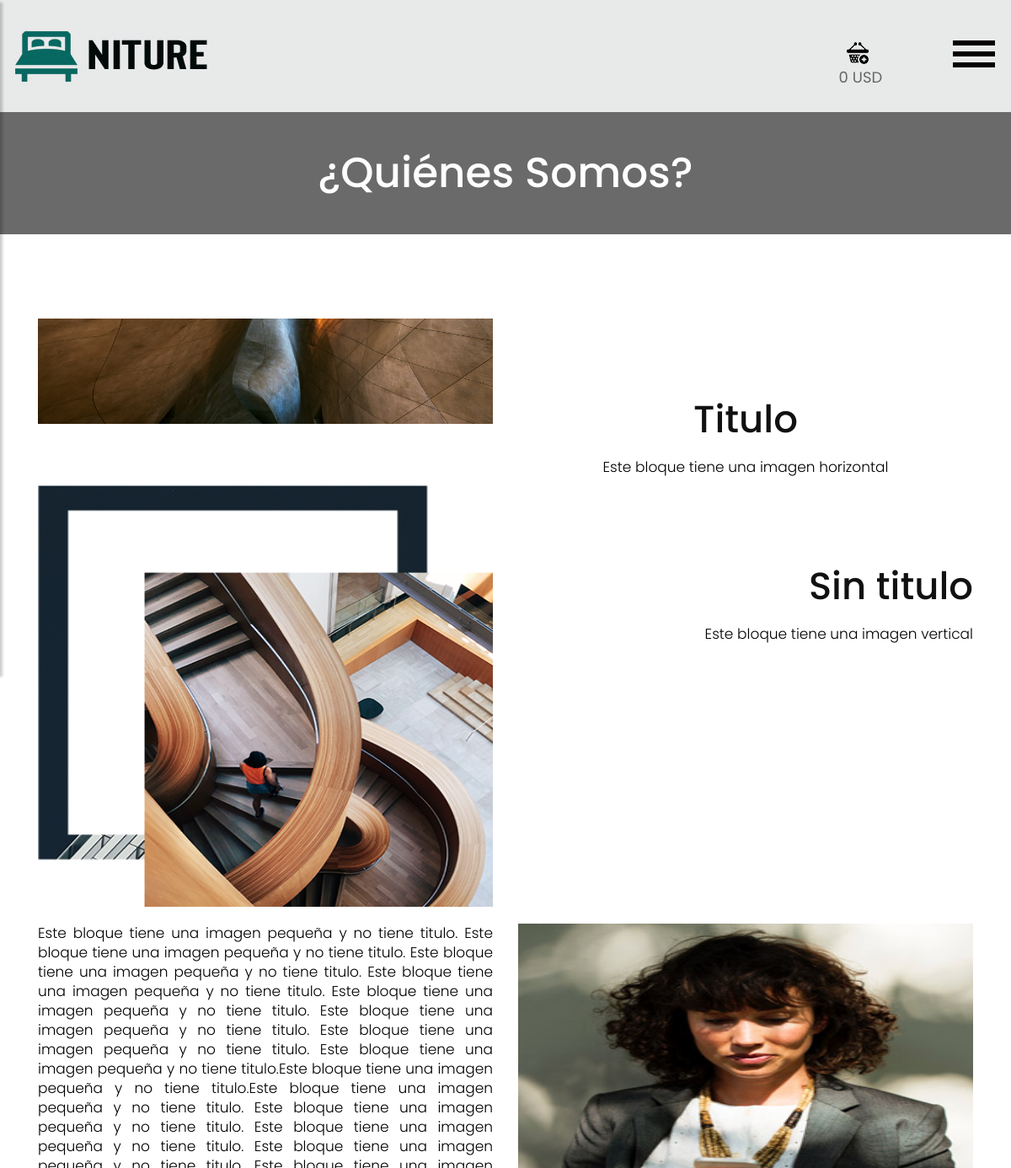
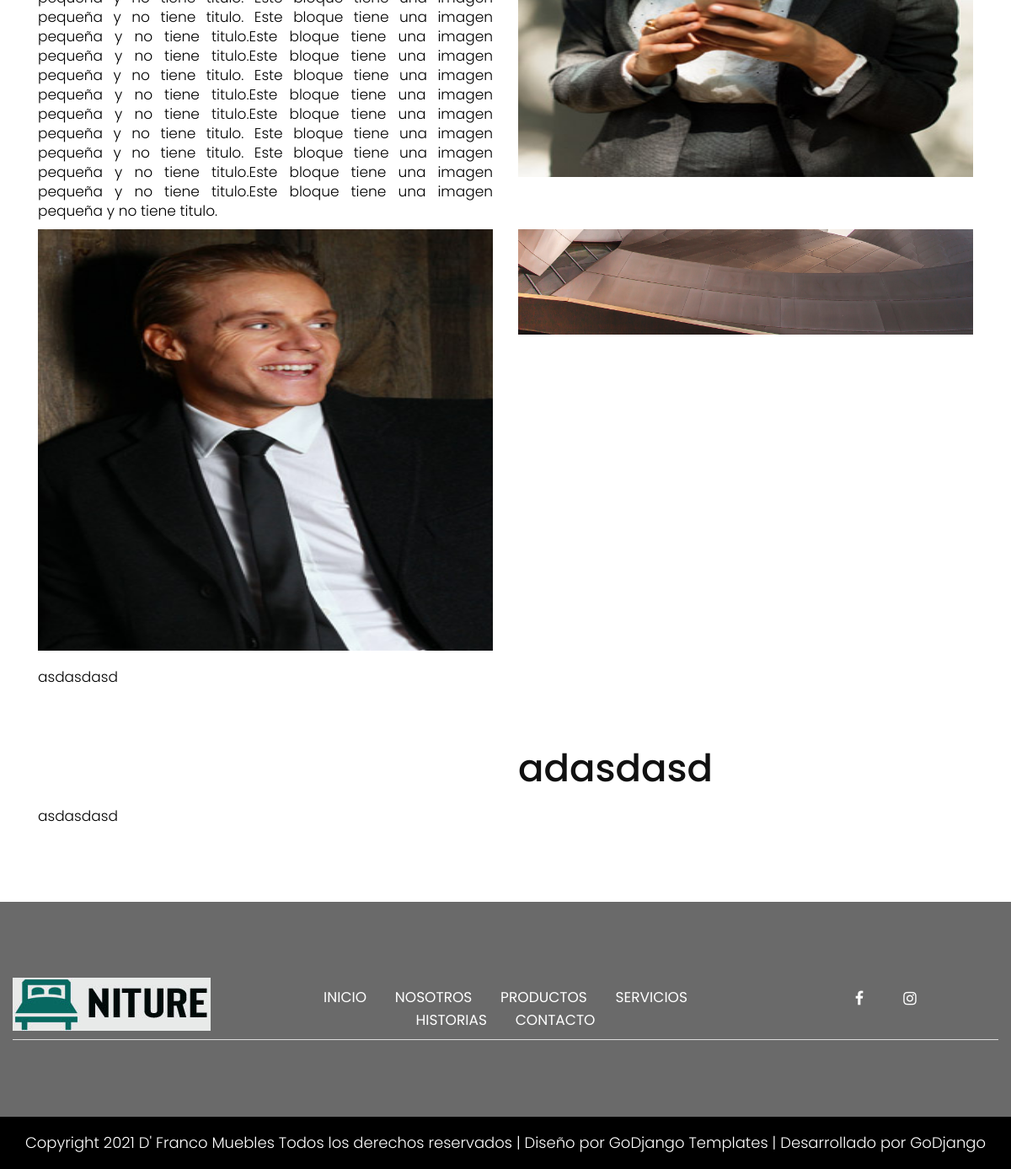
Screenshot of /nosotros/ with the database file from the repository (2 pictures, top to bottom).
### principal/models.py (models this page shows, shortened)
class Configuracion(models.Model):
    nombre = models.CharField(max_length=255, verbose_name='Nombre del negocio')
    logo = models.ImageField(upload_to='cfg/')
    paypal = models.CharField(max_length=255, default='ARPyFdnp1H1PssVANyVuDHoRWm7MA3jwMROIjX.R.Wt43uCIYZ17LIpr')
    moneda = models.CharField(max_length=255, verbose_name='Moneda que se utilizará en la plataforma')
    porciento = models.FloatField(default=0, verbose_name='Porcentaje de comisión', help_text='Porciento extra que se le agrega al precio de cada producto')
    desc = models.TextField(verbose_name='Breve descripción de la empresa')
    color = ColorField(default='#FF0000')
    color2 = ColorField(default='#FF0000')
    instagram = models.CharField(max_length=255, verbose_name='Enlace a Instagram', help_text='Opcional', blank=True)
    facebook = models.CharField(max_length=255, verbose_name='Enlace a Facebook', help_text='Opcional', blank=True)
    telegram = models.CharField(max_length=255, verbose_name='Contacto de Telegram', help_text='Opcional', blank=True)
    whatsapp = models.CharField(max_length=255, verbose_name='Contacto de WhatsApp', help_text='Opcional', blank=True)
    class Meta:
        verbose_name_plural = '01 - Configuraciones'
        verbose_name = 'Configuración'

class SeccionNosotros(models.Model):
    titulo = models.CharField(verbose_name='Título', max_length=255)
    imagen = models.ImageField(upload_to='secciones/')
    class Meta:
        verbose_name_plural = '02 - Sección Nosotros'
        verbose_name = 'Sección Nosotros'
        app_label = 'secciones'

class SeccionNosotrosPerks(models.Model):
    ALINEACION_CHOICES = (
        ('center', 'Al centro'),
        ('left', 'A la izquierda'),
        ('right', 'A la derecha'),
        ('justify', 'Justificar'),
    )
    seccion = models.ForeignKey(SeccionNosotros, on_delete=models.CASCADE, related_name='bloques')
    alineacion = models.CharField(max_length=255, choices=ALINEACION_CHOICES, default='justify', verbose_name='Alineación del párrafo')
    bloque_der = models.BooleanField(default=False, verbose_name='Bloque de texto a la derecha')
    titulo = models.CharField(max_length=300, verbose_name='Título', help_text='Opcional', blank=True)
    imagen = models.ImageField(upload_to='secciones/', verbose_name='Imagen', help_text='Opcional', blank=True, null=True)
    contenido = RichTextField(verbose_name='Contenido', help_text='Opcional', blank=True)
    class Meta:
        verbose_name_plural = 'Bloques'
        verbose_name = 'Bloque'

### principal/views.py (the view)
# urls.py: path('nosotros/', nosotros, name='nosotros'),
def nosotros(request):
    if not request.session.get(CART_SESSION_ID):
        request.session[CART_SESSION_ID] = {}
    total = 0
    for value in request.session[CART_SESSION_ID]:
        total = total + float(request.session[CART_SESSION_ID][value]['price'])*float(request.session[CART_SESSION_ID][value]['quantity'])
    cfg = Configuracion.objects.all()[0]
    seccion = SeccionNosotros.objects.all()[0]
    return render(request, 'about.html', {'cfg':cfg, 'seccion':seccion, 'total':total})

### templates/about.html (shortened to what this page needs)
{% extends 'base.html' %}
{% load static %}
{% block clases-body %}class="main-layout"{% endblock %}
{% block contenido %}
    <div class="contactus">
        <div class="container-fluid">
            <div class="row">
                <div class="col-md-8 offset-md-2">
                    <div class="title">
                        <h2>{{ seccion.titulo }}</h2>
                    </div>
                </div>
            </div>
        </div>
    </div>
    <div class="about">
        <div class="container">
            <div class="row">
                {% for item in seccion.bloques.all %}
                    {% if item.bloque_der == False %}
                        {% if item.titulo or item.contenido %}
                            <div class="col-xl-6 col-lg-6 col-md-6 col-sm-12">
                                <div class="aboutimg" id="div{{ forloop.counter }}">
                                    {% if item.titulo %}
                                        <h3>{{ item.titulo }}</h3>
                                    {% endif %}
                                    {% if item.contenido %}
                                        {{ item.contenido|safe }}
                                    {% endif %}
                                </div>
                            </div>
                        {% endif %}
                        {% if item.imagen %}
                            <div class="col-xl-6 col-lg-6 col-md-6 col-sm-12" style="margin-bottom: 10px; margin-top: 10px">
                                <div class="aboutimg">
                                    <figure><img style="max-width: 100%; max-height: 500px" src="/media/{{ item.imagen }}"/></figure>
                                </div>
                            </div>
                        {% endif %}
                    {% else %}
                        {% if item.imagen %}
                            <div class="col-xl-6 col-lg-6 col-md-6 col-sm-12" style="margin-bottom: 10px; margin-top: 10px">
                                <div class="aboutimg">
                                    <figure><img style="max-width: 100%; max-height: 500px" src="/media/{{ item.imagen }}"/></figure>
                                </div>
                            </div>
                        {% endif %}
                        {% if item.titulo or item.contenido %}
                            <div class="col-xl-6 col-lg-6 col-md-6 col-sm-12">
                                <div class="aboutimg" id="div{{ forloop.counter }}">
                                    {% if item.titulo %}
                                        <h3>{{ item.titulo }}</h3>
                                    {% endif %}
                                    {% if item.contenido %}
                                        {{ item.contenido|safe }}
                                    {% endif %}
                                </div>
                            </div>
                        {% endif %}
                    {% endif %}
                {% endfor %}
            </div>
        </div>
    </div>
{% endblock %}

### templates/base.html (shortened to what this page needs)
{% load static %}
<!DOCTYPE html>
<html lang="es">
<head>
    <link rel="stylesheet" href="{% static 'principal/css/bootstrap.min.css' %}">
    <link rel="stylesheet" href="{% static 'principal/css/style.css' %}">
    <link rel="stylesheet" href="{% static 'principal/css/responsive.css' %}">
    <link rel="stylesheet" href="{% static 'principal/css/jquery.mCustomScrollbar.min.css' %}">
    <link rel="stylesheet" href="https://netdna.bootstrapcdn.com/font-awesome/4.0.3/css/font-awesome.css">
    <link rel="stylesheet" href="https://cdnjs.cloudflare.com/ajax/libs/fancybox/2.1.5/jquery.fancybox.min.css" media="screen">
    <link rel="stylesheet" href="{% static 'principal/css/custom.css' %}">
    <link rel="stylesheet" type="text/css" href="{% static 'principal/css/css tabla/fonts/font-awesome-4.7.0/css/font-awesome.min.css' %}">
</head>
<body {% block clases-body %}{% endblock %}>
        <div class="wrapper">
            <div id="content">
                <header>
                    <div class="header">
                        <div class="container-fluid">
                            <div class="row">
                                <div class="col-lg-3 logo_section">
                                    <div class="full">
                                        <div class="center-desk">
                                            <div class="logo">
                                                <a href="{% url 'index' %}"><img src="/media/{{ cfg.logo }}" alt="#"></a>
                                            </div>
                                        </div>
                                    </div>
                                </div>
                                <div class="col-lg-9">
                                    <div class="right_header_info">
                                        <ul>
                                            <li>
                                                <a href="{% url 'cart_detail' %}"><img style="margin-right: 15px;" src="{% static 'principal/icon/3.png' %}" alt="#" /></a>
                                                <span id="carrito_amount"><span id="total_ajax">{{ total }}</span> {{ cfg.moneda }}</span>
                                            </li>
                                            <li>
                                                <button type="button" id="sidebarCollapse">
                                                    <img src="{% static 'principal/images/menu_icon.png' %}" alt="#" />
                                                </button>
                                            </li>
                                        </ul>
                                    </div>
                                </div>
                            </div>
                        </div>
                    </div>
                </header>
                {% block contenido %}{% endblock %}
                <footer>
                    <div class="footer">
                        <div class="container-fluid">
                            <div class="border1">
                                <div class="row">
                                    <div class="col-xl-3 col-lg-3 col-md-3 col-sm-12">
                                        <img alt="#" class="logo1" src="/media/{{ cfg.logo }}" />
                                    </div>
                                    <div class="col-xl-6 col-lg-6 col-md-6 col-sm-12">
                                        <ul class="lik">
                                            <li> <a href="{% url 'index' %}">Inicio</a></li>
                                            <li> <a href="{% url 'nosotros' %}">Nosotros</a></li>
                                            <li> <a href="{% url 'productos' %}">Productos</a></li>
                                            <li> <a href="{% url 'servicios' %}">Servicios</a></li>
                                            <li> <a href="{% url 'blog' %}">Historias</a></li>
                                            <li> <a href="{% url 'contacto' %}">Contacto</a></li>
                                        </ul>
                                    </div>
                                    <div class="col-xl-3 col-lg-3 col-md-3 col-sm-12">
                                        <ul class="sociel">
                                            {% if cfg.facebook %}
                                                <li> <a style="color: white !important" href="//{{ cfg.facebook }}"><i class="fa fa-facebook-f"></i></a></li>
                                            {% endif %}
                                            {% if cfg.instagram %}
                                                <li> <a style="color: white !important" href="//{{ cfg.instagram }}"><i class="fa fa-instagram"></i></a></li>
                                            {% endif %}
                                        </ul>
                                    </div>
                                </div>
                            </div>
                        </div>
                        <div class="container">
                            <div class="row">
                                <div class="col-md-12">
                                </div>
                            </div>
                        </div>
                        <div class="copyright">
                            <p>Copyright 2021 {{ cfg.nombre }} Todos los derechos reservados | Diseño por <a style="color: white !important" href="https://html.design/">GoDjango Templates</a> | Desarrollado por GoDjango</p>
                        </div>
                 </div>
                </footer>
        </div>
    </div>
    </body>
</html>

### principal/static/principal/css/style.css (style rules this page uses)
* { box-sizing: border-box !important; }
html { scroll-behavior: smooth; }
body { color: #666666; font-size: 14px; font-family: 'poppins', sans-serif; line-height: 1.80857; font-weight: normal; overflow-x: hidden; }
a { color: #1f1f1f; text-decoration: none !important; outline: none !important; -webkit-transition: all .3s ease-in-out; -moz-transition: all .3s ease-in-out; -ms-transition: all .3s ease-in-out; -o-transition: all .3s ease-in-out; transition: all .3s ease-in-out; }
h1, h2, h3, h4, h5, h6 { letter-spacing: 0; font-weight: normal; position: relative; padding: 0 0 10px 0; font-weight: normal; line-height: normal; color: #111111; margin: 0 }
h2 { font-size: 22px }
h3 { font-size: 18px }
*, *::after, *::before { -webkit-box-sizing: border-box; -moz-box-sizing: border-box; box-sizing: border-box; }
ul, li, ol { margin: 0px; padding: 0px; list-style: none; }
p { margin: 0px; font-weight: 300; font-size: 15px; line-height: 24px; }
a { color: #222222; text-decoration: none; outline: none !important; }
a, .btn { text-decoration: none !important; outline: none !important; -webkit-transition: all .3s ease-in-out; -moz-transition: all .3s ease-in-out; -ms-transition: all .3s ease-in-out; -o-transition: all .3s ease-in-out; transition: all .3s ease-in-out; }
img { max-width: 100%; height: auto; }
button { border: 0; margin: 0; padding: 0; cursor: pointer; }
.full { float: left; width: 100%; }
.full { width: 100%; float: left; margin: 0; padding: 0; }
.logo_section { text-align: center; }
.logo { float: left; }
.right_header_info { width: 100%; float: left; padding: 8px 0 0; }
.right_header_info ul { list-style: none; padding: 0; margin: 0; float: right; }
.right_header_info ul li { display: inline; font-size: 18px; margin-left: 20px; }
.right_header_info ul li a { color: #fff; font-weight: 300; }
.right_header_info ul li { position: relative; }
.header { background: #e8e9e9; padding: 35px 0px; }
.logo a { font-size: 40px; font-weight: bold; text-transform: uppercase; color: #fff; line-height: 40px; }
.title { text-align:center; padding-bottom: 60px; }
.title h2 { font-size: 50px; line-height: 45px; color: #25f7e6; font-weight: normal; margin-bottom: 0px; padding-bottom: 0px; }
.footer { background: #01312e; padding-top: 90px; }
ul.sociel { display: flex; flex-wrap: wrap; justify-content:center; margin: 0 auto; }
ul.sociel li { display: inline-block; padding:0px 10px; }
ul.sociel li a { color: #fff; width: 40px; height: 40px; float: left; text-align: center; line-height: 50px; border-radius: 100%; font-size: 18px; }
ul.lik { text-align: center; margin-top: 10px; }
ul.lik li { display: inline-block; }
ul.lik li a { color: #fff; font-size: 17px; line-height: 27px; padding: 0px 15px; text-transform: uppercase; }
.logo1 { margin-bottom: 10px; }
.border1 { border-bottom: #ddd solid 1px; }
.copyright { background-color: #023f3b; padding: 20px 0px; margin-top: 90px; }
.copyright p { color: #fff; font-size: 18px; line-height: 22px; text-align: center; }
.copyright a { color: #fff; }
.contactus .title h2 { font-weight: bold; color: #fff; font-weight: 500; }
.contactus { background-color: #01312e; padding: 50px 0px; }
.contactus .title { padding-bottom: 0px; text-align: center; }
.about { padding: 90px 0; }
.about .aboutimg figure { margin: 0; }
.about .aboutimg figure img { width: 100%; }
.about .aboutimg h3 { font-size: 45px; line-height: 50px; padding-top: 105px; font-weight: 500; }
.about .aboutimg p { color: #000; font-size: 17px; line-height: 23px; padding-top: 10px; }
#sidebarCollapse { background: transparent; padding: 0; border: none; }
#content { width: 100%; min-height: auto; transition: all 0.3s; position: relative; top: 0; right: 0; }

### principal/static/principal/css/custom.css (style rules this page uses)
#carrito_amount { position: relative; right: 55px; top: 30px; }
span { -webkit-user-select: none; -moz-user-select: none; -ms-user-select: none; }

### rows the page displays
Configuracion: logo (picture), moneda "USD", nombre "D' Franco Muebles"
SeccionNosotros: titulo "¿Quiénes Somos?"
SeccionNosotrosPerks: imagen (picture), titulo "Titulo", contenido "Este bloque tiene una imagen horizontal"
SeccionNosotrosPerks: imagen (picture), titulo "Sin titulo", contenido "Este bloque tiene una imagen vertical"
SeccionNosotrosPerks: contenido "Este bloque tiene una imagen pequeña y no tiene titulo. Este bloque tiene una imagen pequeña y no tiene titulo. Este bloque tiene una imagen pequeña y no tiene titulo. Este bloque tiene una imagen pequeña y no tiene titulo. Este bloque tiene una imagen pequeña y no tiene titulo. Este bloque tiene una imagen pequeña y no tiene titulo. Este bloque tiene una imagen pequeña y no tiene titulo. Este bloque tiene una imagen pequeña y no tiene titulo.Este bloque tiene una imagen pequeña y no tiene titulo.Este bloque tiene una imagen pequeña y no tiene titulo. Este bloque tiene una imagen pequeña y no tiene titulo. Este bloque tiene una imagen pequeña y no tiene titulo. Este bloque tiene una imagen…", imagen (picture)
SeccionNosotrosPerks: imagen (picture)
SeccionNosotrosPerks: imagen (picture)
SeccionNosotrosPerks: contenido "asdasdasd"
SeccionNosotrosPerks: titulo "adasdasd"
SeccionNosotrosPerks: contenido "asdasdasd"

### other values shown
{{ total }} "0"
